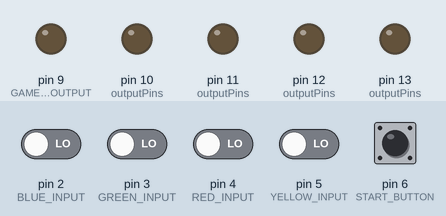
The sketch below on a simulated Arduino Uno, built with avr-gcc and run on an emulated ATmega328P. On the bench: output pins drawn as LEDs (lit = HIGH). Dashed ring = blinking. The test bench sets the inputs (shaded band); at power-on: pin 2 (BLUE_INPUT), pin 3 (GREEN_INPUT), pin 4 (RED_INPUT), pin 5 (YELLOW_INPUT), pin 6 (START_BUTTON) LOW. Random numbers use the default seed unless the sketch sets one.

Above: at 1.2 s.
1.3 s: pin 6 (START_BUTTON) pulled HIGH for 0.15 s
At 1.8 s:
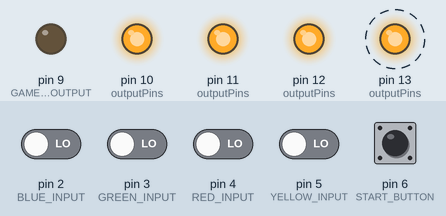
At 4.1 s:
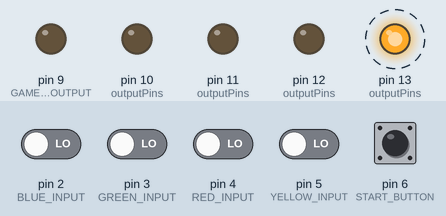
7.4 s: pin 2 (BLUE_INPUT) driven LOW
8.9 s: pin 3 (GREEN_INPUT) driven HIGH
At 9.9 s:
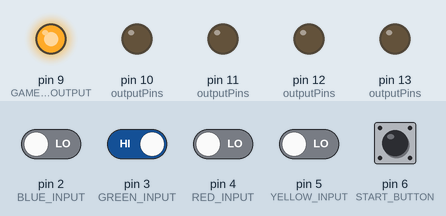
Timing chart, 0 to 20.4 s (numbered marks = the images above; inputs shaded):
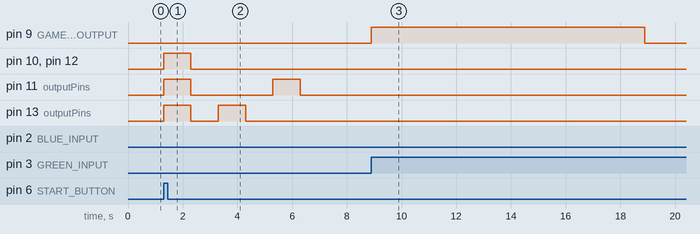

The sketch:

source.ino
```cpp
#define BLUE_INPUT 2
#define BLUE_OUTPUT 13

#define GREEN_INPUT 3
#define GREEN_OUTPUT 12

#define RED_INPUT 4
#define RED_OUTPUT 11

#define YELLOW_INPUT 5
#define YELLOW_OUTPUT 10

#define START_BUTTON 6
#define GAME_STATE_OUTPUT 9

#define DIFFICULTY 4

int inputPins[] = {BLUE_INPUT, GREEN_INPUT, RED_INPUT, YELLOW_INPUT, START_BUTTON};
int outputPins[] = {BLUE_OUTPUT, GREEN_OUTPUT, RED_OUTPUT, YELLOW_OUTPUT, GAME_STATE_OUTPUT};
int maxSeqPerDiff[] = {4, 6, 8, 12};
int minSeqPerDiff[] = {2, 3, 4, 6};
int delayTimePerDiff[] = {1000, 750, 500, 300};

void setup() {
  for(int i = 0; i < 5; i++) {
    pinMode(inputPins[i], INPUT);
  }

  for(int i = 0; i < 5; i++) {
    pinMode(outputPins[i], OUTPUT);
  }
}

void playGame() {
  for(int i = 0; i < DIFFICULTY; i++) {
    for(int j = minSeqPerDiff[i]; j <= maxSeqPerDiff[i]; j++) {
      int* sequence = generateSequence(j);
      displaySequence(sequence, j, delayTimePerDiff[i]);
      verifySequence(sequence, j);

      for(int k = 0; k < 2; k++) {
        digitalWrite(GAME_STATE_OUTPUT, HIGH);
        delay(500);
        digitalWrite(GAME_STATE_OUTPUT, LOW);
        delay(500);
      }
      delay(1000);
      free(sequence);
    }
  }
}

void verifySequence(int* sequence, int length) {
  for(int i = 0; i < length; i++) {
    int userInput = getInputFromUser();

    if(userInput != sequence[i]) {
      digitalWrite(GAME_STATE_OUTPUT, HIGH);
      delay(10000);
      digitalWrite(GAME_STATE_OUTPUT, LOW);
      delay(1000);
      waitForStart();
    }
    delay(500);
  }
}

int getInputFromUser() {
  while(1 == 1) {
    if(digitalRead(BLUE_INPUT) == HIGH) {
      return BLUE_OUTPUT;
    }
    if(digitalRead(GREEN_INPUT) == HIGH) {
      return GREEN_OUTPUT;
    }
    if(digitalRead(RED_INPUT) == HIGH) {
      return RED_OUTPUT;
    }
    if(digitalRead(YELLOW_INPUT) == HIGH) {
      return YELLOW_OUTPUT;
    }
  }
}

void displaySequence(int* sequence, int length, int delayTime) {
    for(int i = 0; i < length; i++) {
      digitalWrite(sequence[i], HIGH);
      delay(delayTime);
      digitalWrite(sequence[i], LOW);
      delay(delayTime);
    }
}

int* generateSequence(int length) {
  int* sequence = (int*) calloc(length, sizeof(int));

  for(int i = 0; i < length; i++) {
    sequence[i] = random(10, 14);
  }

  return sequence;
}

void waitForStart() {
  while(1 == 1) {
    int startButtonInput = digitalRead(START_BUTTON);

    if(startButtonInput == HIGH) {
      for(int i = 0; i < 4; i++) {
        digitalWrite(outputPins[i], HIGH);
      }
      delay(1000);

      for(int i = 0; i < 4; i++) {
        digitalWrite(outputPins[i], LOW);
      }
      delay(1000);

      playGame();
    }
  }
}

void loop() {
  waitForStart();
}
```

Measured:
- after the input at 1.3 s, pin 10 (outputPins), pin 12 (outputPins): LOW → HIGH at once, → LOW 1.0 s later; pin 11 (outputPins): alternates HIGH for 1.0 s and LOW for 3.0 s, starting at once; pin 13 (outputPins): alternates HIGH for 1.0 s and LOW for 1.0 s, 4 changes in all, then stays LOW, starting at once
- after the input at 7.4 s, every drawn part: stays the same
- after the input at 8.9 s, pin 9 (GAME_STATE_OUTPUT): LOW → HIGH at once, → LOW 10.0 s later
